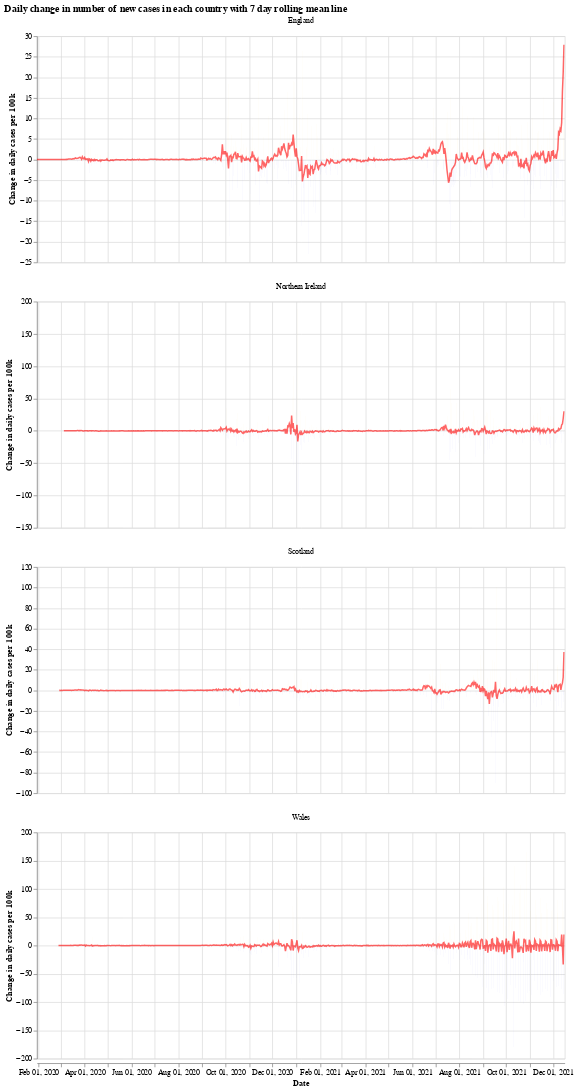

The cell this chart's notebook holds for it:
### Markdown cell above
We will use the Python library `Altair` for visualising the data, see the [altair docs](https://altair-viz.github.io/) for more information.

First we have a graph which shows the daily change in the number of new cases for each country. This number jumps up and down all over the place, which is likely due to delay in reporting of new cases over the weekend. Another interesting thing is that it looks like the daily cases in Wales experienced a much shorter period of calm over the summer (calm in the sense of daily cases not jumping up and down).

The orange bars are days when the number of new cases (per 100k population) was more than the previous day, while the blue are days when the number of new cases dropped. The red line is the 7 day moving average. 

When the moving average line is below 0, it means that there is a consistent drop in new cases. We can see this clearly happening around the times that lockdowns were introduced (though, to varying degrees). I will update the graphs soon with a marker of when each lockdown started.

### Code cell
# collapse
import altair as alt

bars = alt.Chart(uk_cases).mark_bar().encode(
    x=alt.X("yearmonthdate(date):T", axis=alt.Axis(title='Date')),
    y=alt.Y("casesChangeRate:Q", axis=alt.Axis(title='Change in daily cases per 100k')),
    tooltip='casesChange',
    color=alt.condition(
        alt.datum.casesChangeRate > 0,
        alt.value("orange"),  # The positive color
        alt.value("blue")  # The negative color
    )
).properties(title='Daily change in number of new cases with 7 day rolling mean',width=700).interactive()

line = alt.Chart(uk_cases).mark_line(
    color='red',
    size=2,
    opacity=0.6
).transform_window(
    rolling_mean='mean(casesChangeRate)',
    frame=[0, 7],
    groupby=['areaName']
).encode(
    x='yearmonthdate(date):T',
    y='rolling_mean:Q'
)

alt.layer(bars, line, data=uk_cases).facet(alt.Column(
    'areaName', title=''), columns=1).resolve_scale(y='independent').properties(title='Daily change in number of new cases in each country with 7 day rolling mean line')

### Figure 1 — Vega-Lite specification as saved in the notebook (floating-point values rounded to 4 significant figures; data arrays with more than 128 entries replaced by an {"elided": "..."} marker saying what was removed)
{"config": {"view": {"continuousWidth": 400, "continuousHeight": 300}}, "data": {"name": "data-ecfe0ce7c1b2e53c9a8f0366a14f0008"}, "facet": {"type": "nominal", "field": "areaName", "title": ""}, "spec": {"layer": [{"mark": "bar", "encoding": {"color": {"condition": {"value": "orange", "test": "(datum.casesChangeRate > 0)"}, "value": "blue"}, "tooltip": {"type": "quantitative", "field": "casesChange"}, "x": {"type": "temporal", "axis": {"title": "Date"}, "field": "date", "timeUnit": "yearmonthdate"}, "y": {"type": "quantitative", "axis": {"title": "Change in daily cases per 100k"}, "field": "casesChangeRate"}}, "selection": {"selector001": {"type": "interval", "bind": "scales", "encodings": ["x", "y"]}}, "title": "Daily change in number of new cases with 7 day rolling mean", "width": 700}, {"mark": {"type": "line", "color": "red", "opacity": 0.6, "size": 2}, "encoding": {"x": {"type": "temporal", "field": "date", "timeUnit": "yearmonthdate"}, "y": {"type": "quantitative", "field": "rolling_mean"}}, "transform": [{"window": [{"op": "mean", "field": "casesChangeRate", "as": "rolling_mean"}], "frame": [0, 7], "groupby": ["areaName"]}]}]}, "columns": 1, "resolve": {"scale": {"y": "independent"}}, "title": "Daily change in number of new cases in each country with 7 day rolling mean line", "$schema": "https://vega.github.io/schema/vega-lite/v4.8.1.json", "datasets": {"data-ecfe0ce7c1b2e53c9a8f0366a14f0008": {"elided": "2652 records"}}}
